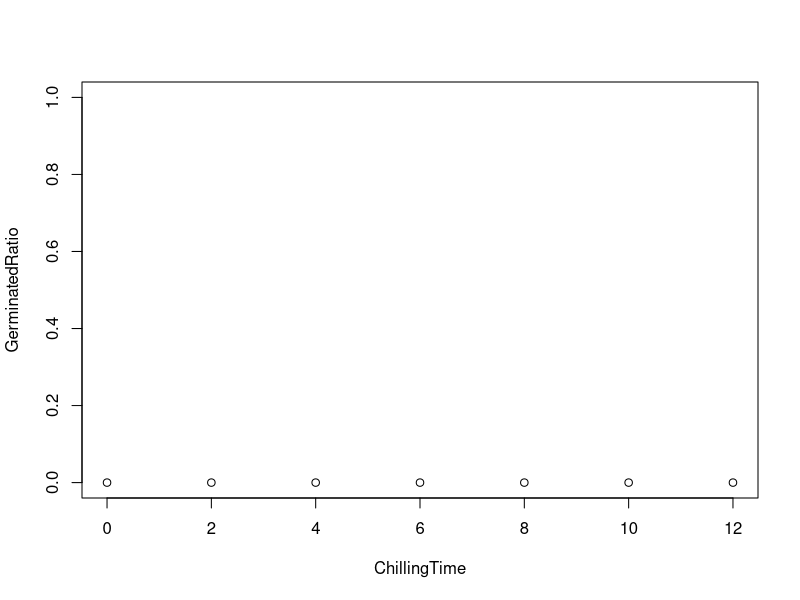
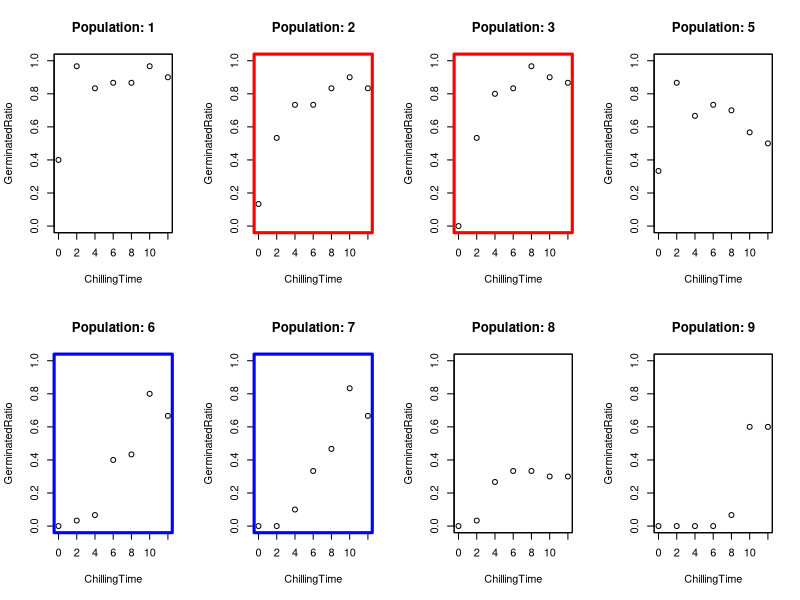
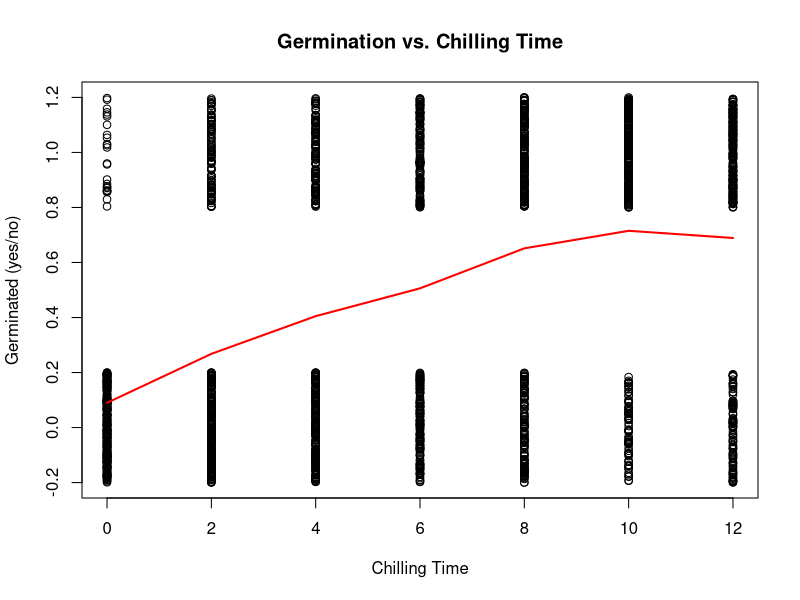

The R script that drew these images, in order:
## ---- chunk 1
set.seed(1337)
dt <- read.csv('Germination.csv', stringsAsFactors = TRUE)
dt$Population <- as.factor(dt$Population)
#dt$YearCollected <- as.factor(dt$YearCollected)
dt <- dt[, -1]
dt$Germinated <- ifelse(dt$Germinated == 'Y', 1, 0)
## ---- chunk 2
#| fig-cap: "Population 12 had a 0% germination rate across all chilling times"
pop_12_ind <- which(dt$Population == 12)
pop_12 <- dt[pop_12_ind, ]
means <- aggregate(Germinated ~ ChillingTime, data = pop_12, FUN = mean)
plot(means$ChillingTime, means$Germinated, xlab = 'ChillingTime', ylab = 'GerminatedRatio', ylim = c(0,1))
dt <- dt[-pop_12_ind, ]
## ---- chunk 3
#| fig-cap: "Sample interaction plots of population and chilling. Some behave similarly, others are vastly different. Note the non-linearity of some populations."

# Similar Populations: 2, 3 | 6, 7
# Interesting interactions: 1, 5, 8, 9
pops <- c(1, 2, 3, 5, 6, 7, 8, 9)
par(mfrow = c(2, 4))
for (pop in pops) {
  pop_dat <- dt[which(dt$Population == pop), ]
  means <- aggregate(Germinated ~ ChillingTime, data = pop_dat, FUN = mean)
  title <- paste0('Population: ', pop)
  col <- ifelse(pop %in% c(2,3), "red", ifelse(pop %in% c(6, 7), "blue", "black"))
  lwd <- ifelse(pop %in% c(2,3, 6, 7), 3, 1)
  plot(means$ChillingTime, means$Germinated, main = title, xlab = 'ChillingTime', ylab = 'GerminatedRatio', ylim = c(0,1))
  box(col = col, lwd = lwd)
}
par(mfrow = c(1, 1))
## ---- chunk 4
plot(dt$ChillingTime,jitter(dt$Germinated), main = 'Germination vs. Chilling Time', xlab = 'Chilling Time', ylab = 'Germinated (yes/no)')
smooth_fit <- loess(dt$Germinated ~ dt$ChillingTime)
lines(dt$ChillingTime[order(dt$ChillingTime)], predict(smooth_fit)[order(dt$ChillingTime)], col = "red", lwd = 2)
## ---- chunk 5
library(splines)
library(ranger)
log_mod <- glm(Germinated ~ Population + bs(ChillingTime, degree = 3) + Population*bs(ChillingTime, degree = 3), data = dt, family = binomial)
